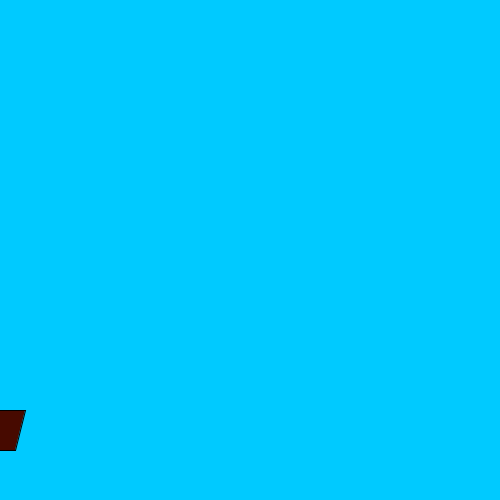
Frame 1 (no input)
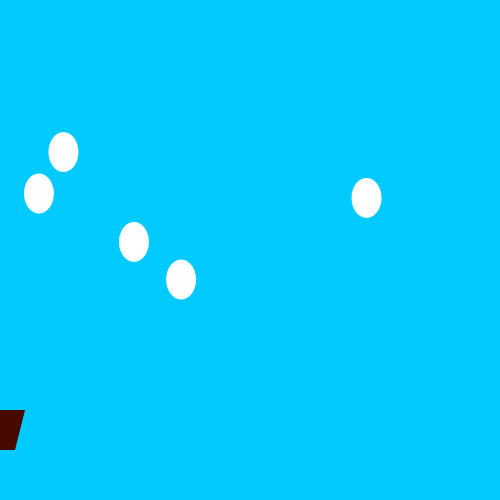
Frame 60 (the mouse pressed at the canvas centre just before this capture)
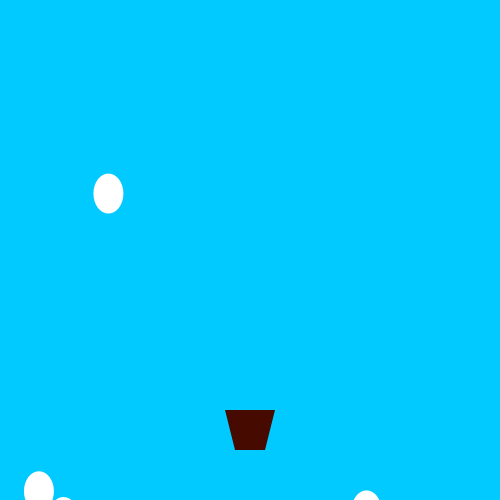
Frame 120 (the mouse held since frame 60 and released just before this capture)

The Processing sketch that drew these frames (run headless with seeded random() and noise(); from frame 60 on, the mouse is pressed at the canvas centre):

// Processing sketch: Esame_19_02_16_es1
// ── Esame_19_02_16_es1.pde
ArrayList<Egg> eggs;
Bucket b;

void setup(){
   size(500,500);
   frameRate(60);
   
   eggs = new ArrayList<Egg>();
   b = new Bucket();
}


void draw(){
  background(#00CAFF); 
  
  b.run();
  if (random(0, 100) < 5) {
    float x = random(25, width - 25);
    float sy = random(4, 8);
    eggs.add(new Egg(x, 0, sy));
  }
  
  
  for(Egg e : eggs){
     e.run();
     b.checkDist(e);
  }
}

void keyPressed(){
   if(key == 'r'){
      setup(); 
   }
}

// ── Bucket.pde
class Bucket{
    float posx = 250, posy = height-50, h = 40, bmin = 30, bmag = 50;
  
    Bucket(){}
    
    void display(){
        fill(#470A00);
        quad(mouseX - (bmin/2), posy, mouseX+(bmin/2), posy, mouseX + (bmag/2), posy-h, mouseX-(bmag/2),posy-h);
    }
    
    void run(){
       display(); 
    }
    
    void checkDist(Egg g){
       if(dist(mouseX+25, posy-5, g.x, g.y) <= h){
          g.state = false; 
       }
    }
    
    
}

// ── Egg.pde
class Egg{
   float x, y;
   float sy;
   boolean state = true;
   
   Egg(float x, float y, float sy){
      this.x = x;
      this.y = y;
      this.sy = sy;
   }
   
   void move(){
      y += sy; 
   }
   
   void display(){
      noStroke();
      fill(255);
      ellipse(x, y, 30, 40);
   }
   
    void run(){
       if(state){
          display();
          move();
       }
    }
}
